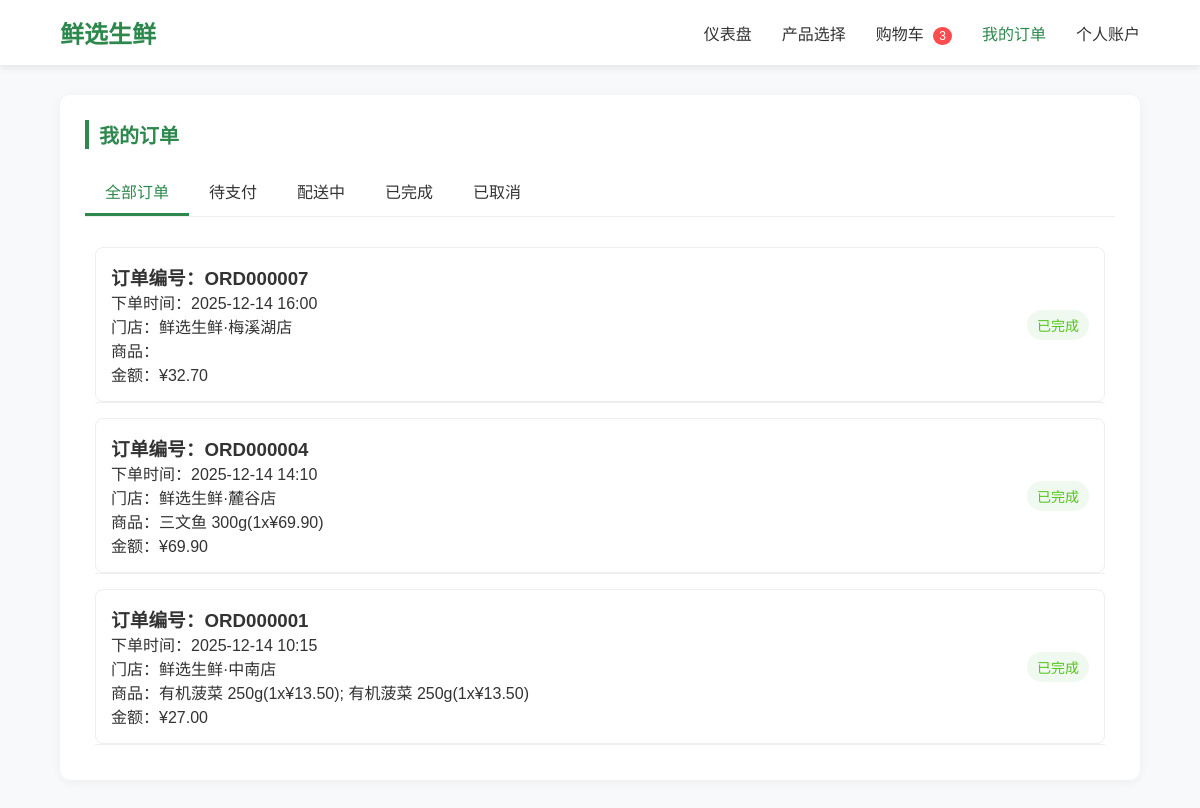
The page /customer/orders.php (signed in) on the database its author committed.
### tables this page shows
CREATE TABLE IF NOT EXISTS `CustomerOrder` (
  `order_ID` INT NOT NULL AUTO_INCREMENT,
  `customer_ID` INT NULL,
  `order_date` DATETIME NULL DEFAULT CURRENT_TIMESTAMP,
  `branch_ID` INT NOT NULL,
  `total_amount` DECIMAL(10,2) NOT NULL DEFAULT 0,
  `final_amount` DECIMAL(10,2) NOT NULL DEFAULT 0,
  `status` ENUM('Pending','Completed','Cancelled') DEFAULT 'Pending',
  `shipping_address` VARCHAR(255) NULL,
  `created_at` TIMESTAMP DEFAULT CURRENT_TIMESTAMP,
  PRIMARY KEY (`order_ID`),
  CONSTRAINT `fk_CustomerOrder_branch_id`
    FOREIGN KEY (`branch_ID`)
    REFERENCES `Branch` (`branch_ID`)
    ON DELETE NO ACTION
    ON UPDATE NO ACTION,
  CONSTRAINT `fk_CustomerOrder_customer_id`
    FOREIGN KEY (`customer_ID`)
    REFERENCES `Customer` (`customer_ID`)
    ON DELETE NO ACTION
    ON UPDATE NO ACTION);

### customer/inc/data.php (called while the page is built, shortened)
<?php
function getDBConnection() {
    $servername = "localhost";
    $username = "root";
    $password = "8049023544Aaa?";
    $dbname = "mydb";
    $conn = new mysqli($servername, $username, $password, $dbname);
    $conn->set_charset("utf8mb4");
    return $conn;
}
function getOrderDetails($orderId) {
    $conn = getDBConnection();
    $orderQuery = "SELECT * FROM v_order_history WHERE order_ID = ?";
    $orderStmt = $conn->prepare($orderQuery);
    $orderStmt->bind_param("i", $orderId);
    $orderStmt->execute();
    $orderResult = $orderStmt->get_result();
    $order = $orderResult->fetch_assoc();
    $order['order_number'] = 'ORD' . str_pad($order['order_ID'], 6, '0', STR_PAD_LEFT);
    $itemsQuery = "SELECT
                    oi.item_ID,
                    p.product_name,
                    oi.unit_price,
                    oi.quantity,
                    (oi.unit_price * oi.quantity) AS total
                   FROM OrderItem oi
                   JOIN products p ON oi.product_ID = p.product_ID
                   WHERE oi.order_ID = ?";
    $itemsStmt = $conn->prepare($itemsQuery);
    $itemsStmt->bind_param("i", $orderId);
    $itemsStmt->execute();
    $itemsResult = $itemsStmt->get_result();
    $order['items'] = [];
    while ($item = $itemsResult->fetch_assoc()) {
        $order['items'][] = $item;
    }
    return $order;
}
function getCustomerOrders($customerId, $status = NULL) {
    $conn = getDBConnection();
    $sql = "SELECT * FROM v_order_history WHERE customer_ID = ?";
    $params = [$customerId];
    $types = "i";
    $sql .= " ORDER BY order_date DESC";
    $stmt = $conn->prepare($sql);
    if (count($params) > 1) {
        $stmt->bind_param($types, ...$params);
    } else {
        $stmt->bind_param($types, $params[0]);
    }
    $stmt->execute();
    $result = $stmt->get_result();
    $orders = [];
    while ($row = $result->fetch_assoc()) {
        $orders[] = [
            'id' => $row['order_ID'],
            'order_number' => 'ORD' . str_pad($row['order_ID'], 6, '0', STR_PAD_LEFT),
            'order_date' => date('Y-m-d H:i', strtotime($row['order_date'])),
            'status' => $row['order_status'],
            'total_amount' => $row['final_amount'],
            'product_details' => $row['product_details'],
            'store_name' => $row['store_name'],
            'shipping_address' => $row['shipping_address'] ?? '无'
        ];
    }
    return $orders;
}
?>

### customer/orders.php (the view, shortened to what this page needs)
<?php include 'header.php'; ?>
<?php
require_once __DIR__ . '/inc/data.php';
$customerId = $_SESSION['customer_id'];
$currentStatus = $_GET['status'] ?? 'all';
$orders = getCustomerOrders($customerId, $currentStatus === 'all' ? null : $currentStatus);
?>
<main class="order-page">
    <section class="product-section">
        <h2 class="section-title">我的订单</h2>
        <div class="tabs">
            <div class="tab <?= ($currentStatus === 'all') ? 'active' : '' ?>" data-status="all">全部订单</div>
            <div class="tab <?= ($currentStatus === 'Pending') ? 'active' : '' ?>" data-status="Pending">待支付</div>
            <div class="tab <?= ($currentStatus === 'Delivering') ? 'active' : '' ?>" data-status="Delivering">配送中</div>
            <div class="tab <?= ($currentStatus === 'Completed') ? 'active' : '' ?>" data-status="Completed">已完成</div>
            <div class="tab <?= ($currentStatus === 'Cancelled') ? 'active' : '' ?>" data-status="Cancelled">已取消</div>
        </div>
        <div class="tab-content">
            <div class="order-list">
                <?php if (!empty($orders)): ?>
                    <?php foreach ($orders as $order): ?>
                        <div class="order-item"
                             data-order="<?= $order['id'] ?>"
                             data-status="<?= $order['status'] ?>">
                            <div class="order-details">
                                <h3>订单编号：<?= $order['order_number'] ?></h3>
                                <p>下单时间：<?= $order['order_date'] ?></p>
                                <p>门店：<?= $order['store_name'] ?></p>
                                <p>商品：<?= $order['product_details'] ?></p>
                                <p>金额：¥<?= number_format($order['total_amount'], 2) ?></p>
                            </div>
                            <span class="order-status status-<?= strtolower($order['status']) ?>">
                                <?= [
                                    'Pending' => '待支付',
                                    'Delivering' => '配送中',
                                    'Completed' => '已完成',
                                    'Cancelled' => '已取消'
                                ][$order['status']] ?? $order['status'] ?>
                            </span>
                        </div>
                        <div class="order-detail-content" id="detail-<?= $order['id'] ?>">
                            <?php
                            $orderDetails = getOrderDetails($order['id']);
                            foreach ($orderDetails['items'] as $item):
                            ?>
                            <div class="detail-item">
                            </div>
                            <?php endforeach; ?>
                        </div>
                    <?php endforeach; ?>
                <?php endif; ?>
            </div>
        </div>
    </section>
</main>
</main>
</body>
</html>

### customer/header.php (shortened to what this page needs)
<!DOCTYPE html>
<html lang="zh-CN">
<head>
</head>
<body>
    <header class="header">
        <div class="nav-container">
            <a href="dashboard.php" class="logo">鲜选生鲜</a>
            <ul class="nav-menu">
                <li class="nav-item"><a class="nav-link <?php echo basename($_SERVER['PHP_SELF']) === 'dashboard.php' ? 'active' : ''; ?>" href="dashboard.php">仪表盘</a></li>
                <li class="nav-item"><a class="nav-link <?php echo basename($_SERVER['PHP_SELF']) === 'products.php' ? 'active' : ''; ?>" href="products.php">产品选择</a></li>
                <li class="nav-item">
                    <a class="nav-link <?php echo basename($_SERVER['PHP_SELF']) === 'cart.php' ? 'active' : ''; ?>" href="cart.php">
                        购物车 <span class="badge">3</span>
                    </a>
                </li>
                <li class="nav-item"><a class="nav-link <?php echo basename($_SERVER['PHP_SELF']) === 'orders.php' ? 'active' : ''; ?>" href="orders.php">我的订单</a></li>
                <li class="nav-item"><a class="nav-link <?php echo basename($_SERVER['PHP_SELF']) === 'account.php' ? 'active' : ''; ?>" href="account.php">个人账户</a></li>
            </ul>
        </div>
    </header>
    <main class="main">

### customer/header.php (style rules this page uses)
* { margin: 0; padding: 0; box-sizing: border-box; font-family: 'Microsoft YaHei', Arial, sans-serif; }
body { background-color: #f8f9fa; color: #333; min-height: 100vh; display: flex; flex-direction: column; }
.header { background-color: #fff; box-shadow: 0 2px 8px rgba(0,0,0,0.1); position: sticky; top: 0; z-index: 999; }
.nav-container { width: 90%; margin: 0 auto; display: flex; justify-content: space-between; align-items: center; padding: 15px 0; }
.logo { font-size: 24px; font-weight: bold; color: #2d884d; text-decoration: none; }
.nav-menu { display: flex; list-style: none; }
.nav-item { margin-left: 30px; }
.nav-link { text-decoration: none; color: #333; font-size: 16px; font-weight: 500; cursor: pointer; }
.nav-link.active { color: #2d884d; }
.nav-link .badge { background-color: #ff4d4f; color: white; font-size: 12px; padding: 2px 6px; border-radius: 10px; margin-left: 5px; }
.main { width: 90%; margin: 30px auto; flex: 1; }

### customer/orders.php (style rules this page uses)
.product-section { background-color: #fff; border-radius: 10px; box-shadow: 0 2px 12px rgba(0,0,0,0.05); padding: 25px; margin-bottom: 30px; }
.section-title { font-size: 20px; font-weight: 600; margin-bottom: 20px; color: #2d884d; border-left: 4px solid #2d884d; padding-left: 10px; }
.tabs { display: flex; border-bottom: 1px solid #eee; margin-bottom: 20px; }
.tab { padding: 10px 20px; cursor: pointer; border-bottom: 3px solid transparent; font-weight: 500; transition: all 0.2s ease; }
.tab.active { border-bottom-color: #2d884d; color: #2d884d; }
.tab-content { padding: 10px; }
.order-list { display: flex; flex-direction: column; gap: 15px; }
.order-item { border: 1px solid #eee; border-radius: 8px; padding: 15px; display: flex; justify-content: space-between; align-items: center; cursor: pointer; transition: background-color 0.2s ease; }
.order-details { flex: 1; }
.order-status { padding: 5px 10px; border-radius: 20px; font-size: 14px; font-weight: 500; }
.status-completed { background-color: #f0f9f0; color: #52c41a; }
.order-detail-content { border: 1px solid #eee; border-top: none; border-radius: 0 0 8px 8px; padding: 0 15px; margin-top: -15px; background-color: #f0f7f2; max-height: 0; overflow: hidden; transition: max-height 0.3s ease, padding 0.3s ease; }
.detail-item { display: flex; justify-content: space-between; padding: 8px 0; border-bottom: 1px dashed #eee; }

### rows shown on the page
customerorder: order_number "ORD000007", order_date "2025-12-14 16:00", store_name "鲜选生鲜·梅溪湖店", total_amount "32.70", value "已完成"
customerorder: order_number "ORD000004", order_date "2025-12-14 14:10", store_name "鲜选生鲜·麓谷店", product_details "三文鱼 300g(1x¥69.90)", total_amount "69.90", value "已完成"
customerorder: order_number "ORD000001", order_date "2025-12-14 10:15", store_name "鲜选生鲜·中南店", product_details "有机菠菜 250g(1x¥13.50); 有机菠菜 250g(1x¥13.50)", total_amount "27.00", value "已完成"
